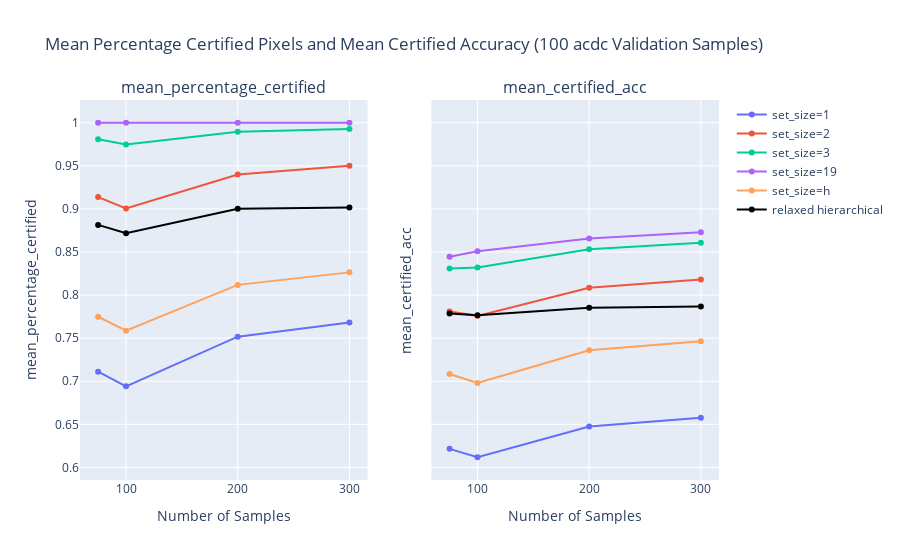

Notebook cell for this chart:
### Code cell
options = ['mean_percentage_certified', 'mean_certified_acc']
colors = ['#636EFA', '#EF553B', '#00CC96', '#AB63FA', '#FFA15A', '#19D3F3', '#FF6692', '#B6E880', '#FF97FF', '#FECB52']

i = 1
fig = make_subplots(rows=1, cols=2, subplot_titles=options, shared_yaxes=True)
show_legend = True
for option in options:
    k_n = {}
    x = []
    y_h = []
    for n, n_d in graph_dict.items():
        for k, v in n_d.items():
            if k not in k_n:
                k_n[k] = []
            k_n[k].append(graph_dict[n][k][option]/len(stats.keys()))
        x.append(n)
        y_h.append(graph_dict_h[n][option])
    for j, k in enumerate(k_n.keys()):
        fig.add_scatter(x=list(reversed(x)), y=list(reversed(k_n[k])), name=f'set_size={k}', row=1, col=i, showlegend=show_legend, line_color=colors[j])
        fig.update_xaxes(row=1, col=i, title_text='Number of Samples', )
        fig.update_yaxes(row=1, col=i, title_text= f'{option}' )
    fig.add_scatter(x=list(reversed(x)), y=list(reversed(y_h)), name=f'relaxed hierarchical', row=1, col=i, showlegend=show_legend, line_color='black', line = dict(color='black', width=2))

    #fig.add_scatter(x=list(reversed(x)), y=[mean_baseline_acc]*len(list(reversed(k_n[k]))), name=f'baseline accuracy', row=1, col=i, showlegend=show_legend, line_color='gray', line = dict(color='gray', width=2, dash='dash'))

    show_legend = not show_legend
    i+=1

fig.update_layout(
    title=f'Mean Percentage Certified Pixels and Mean Certified Accuracy ({len(stats.keys())} {dataset} Validation Samples)',
)
fig.update_traces(overwrite=True)
fig.show()

### Figure 1 — Plotly figure (JSON) as saved in the notebook; plotly's stock layout.template omitted (floating-point values rounded to 4 significant figures)
{"data": [{"line": {"color": "#636EFA"}, "name": "set_size=1", "showlegend": true, "type": "scatter", "x": [75, 100, 200, 300], "xaxis": "x", "y": [0.7112, 0.6941, 0.7517, 0.7681], "yaxis": "y"}, {"line": {"color": "#EF553B"}, "name": "set_size=2", "showlegend": true, "type": "scatter", "x": [75, 100, 200, 300], "xaxis": "x", "y": [0.9137, 0.9006, 0.94, 0.95], "yaxis": "y"}, {"line": {"color": "#00CC96"}, "name": "set_size=3", "showlegend": true, "type": "scatter", "x": [75, 100, 200, 300], "xaxis": "x", "y": [0.9808, 0.9748, 0.9896, 0.9926], "yaxis": "y"}, {"line": {"color": "#AB63FA"}, "name": "set_size=19", "showlegend": true, "type": "scatter", "x": [75, 100, 200, 300], "xaxis": "x", "y": [1, 1, 1, 1], "yaxis": "y"}, {"line": {"color": "#FFA15A"}, "name": "set_size=h", "showlegend": true, "type": "scatter", "x": [75, 100, 200, 300], "xaxis": "x", "y": [0.7748, 0.7587, 0.8118, 0.8264], "yaxis": "y"}, {"line": {"color": "black", "width": 2}, "name": "relaxed hierarchical", "showlegend": true, "type": "scatter", "x": [75, 100, 200, 300], "xaxis": "x", "y": [0.8815, 0.8718, 0.9001, 0.9017], "yaxis": "y"}, {"line": {"color": "#636EFA"}, "name": "set_size=1", "showlegend": false, "type": "scatter", "x": [75, 100, 200, 300], "xaxis": "x2", "y": [0.6215, 0.6118, 0.6475, 0.6575], "yaxis": "y2"}, {"line": {"color": "#EF553B"}, "name": "set_size=2", "showlegend": false, "type": "scatter", "x": [75, 100, 200, 300], "xaxis": "x2", "y": [0.781, 0.7759, 0.8085, 0.8181], "yaxis": "y2"}, {"line": {"color": "#00CC96"}, "name": "set_size=3", "showlegend": false, "type": "scatter", "x": [75, 100, 200, 300], "xaxis": "x2", "y": [0.8308, 0.8321, 0.8531, 0.8606], "yaxis": "y2"}, {"line": {"color": "#AB63FA"}, "name": "set_size=19", "showlegend": false, "type": "scatter", "x": [75, 100, 200, 300], "xaxis": "x2", "y": [0.8445, 0.8507, 0.8655, 0.873], "yaxis": "y2"}, {"line": {"color": "#FFA15A"}, "name": "set_size=h", "showlegend": false, "type": "scatter", "x": [75, 100, 200, 300], "xaxis": "x2", "y": [0.7083, 0.698, 0.736, 0.7464], "yaxis": "y2"}, {"line": {"color": "black", "width": 2}, "name": "relaxed hierarchical", "showlegend": false, "type": "scatter", "x": [75, 100, 200, 300], "xaxis": "x2", "y": [0.7787, 0.7766, 0.7853, 0.7868], "yaxis": "y2"}], "layout": {"annotations": [{"font": {"size": 16}, "showarrow": false, "text": "mean_percentage_certified", "x": 0.225, "xanchor": "center", "xref": "paper", "y": 1, "yanchor": "bottom", "yref": "paper"}, {"font": {"size": 16}, "showarrow": false, "text": "mean_certified_acc", "x": 0.775, "xanchor": "center", "xref": "paper", "y": 1, "yanchor": "bottom", "yref": "paper"}], "title": {"text": "Mean Percentage Certified Pixels and Mean Certified Accuracy (100 acdc Validation Samples)"}, "xaxis": {"anchor": "y", "domain": [0, 0.45], "title": {"text": "Number of Samples"}}, "xaxis2": {"anchor": "y2", "domain": [0.55, 1], "title": {"text": "Number of Samples"}}, "yaxis": {"anchor": "x", "domain": [0, 1], "title": {"text": "mean_percentage_certified"}}, "yaxis2": {"anchor": "x2", "domain": [0, 1], "matches": "y", "showticklabels": false, "title": {"text": "mean_certified_acc"}}}}
